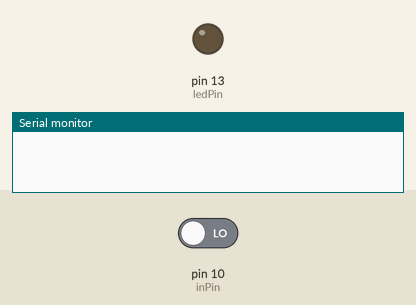
A sketch run on a simulated Arduino Uno, built with avr-gcc and run on an emulated ATmega328P. Parts: output pins drawn as LEDs (lit = HIGH), the last lines printed to the serial monitor. The test bench sets the inputs (shaded band); at power-on: pin 10 (inPin) LOW.

Above: at 1.2 s.
1.3 s: pin 10 (inPin) driven HIGH
At 2.1 s:
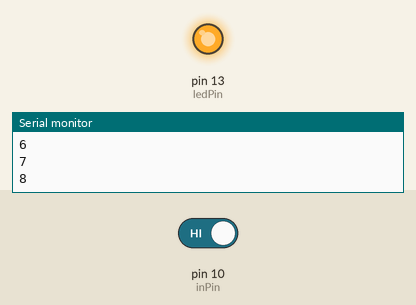
2.8 s: pin 10 (inPin) driven LOW
At 3.3 s:
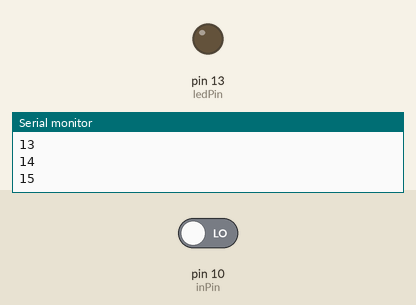
Timing chart, 0 to 5.8 s (numbered marks = the images above; inputs shaded):
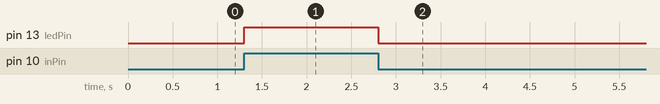

The sketch:

buttonLED.ino
```cpp
/* button + LED 範例               © 華夏科大電子系 吳宗憲
 *  + 序列監控視窗顯示bouncing
 */
const byte inPin = 10;               // 按鍵連接腳位
const byte ledPin = 13;               // LED連接腳位
byte val = 0;
byte sTop = 0;                       // 按下按鍵

void setup() {
  // put your setup code here, to run once:
  pinMode(ledPin, OUTPUT);           // 設定LED腳位為輸出
  pinMode(inPin, INPUT);             // 設定按鍵腳位為輸入
  Serial.begin(9600);
}

void loop() {
  // put your main code here, to run repeatedly:
  val = digitalRead(inPin);         // 讀取按鍵狀態
  if (val){                         // 如果按鍵按下
    sTop += 1;
    Serial.println(sTop);
    digitalWrite(ledPin,HIGH);       // LED 亮
  }
  else
    digitalWrite(ledPin,LOW);        // LED 暗

  delay(100);
}
```

Measured:
- after the input at 1.3 s, pin 13 (ledPin): LOW → HIGH at once
- after the input at 2.8 s, pin 13 (ledPin): HIGH → LOW at once
